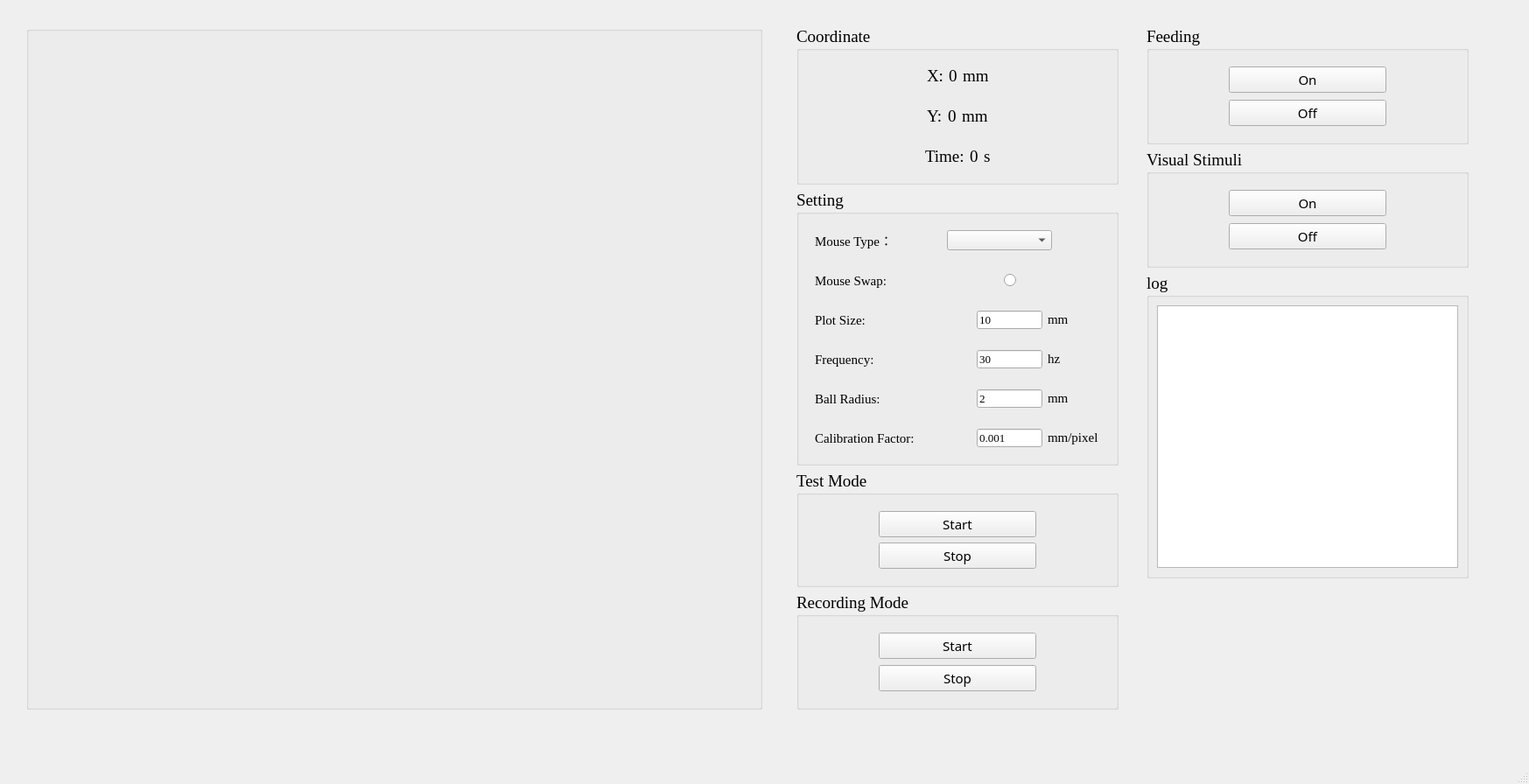
<?xml version="1.0" encoding="UTF-8"?>
<ui version="4.0">
 <class>MainWindow</class>
 <widget class="QMainWindow" name="MainWindow">
  <property name="geometry">
   <rect>
    <x>0</x>
    <y>0</y>
    <width>1747</width>
    <height>896</height>
   </rect>
  </property>
  <property name="font">
   <font>
    <family>Microsoft Himalaya</family>
    <pointsize>14</pointsize>
   </font>
  </property>
  <property name="mouseTracking">
   <bool>false</bool>
  </property>
  <property name="windowTitle">
   <string>MainWindow</string>
  </property>
  <widget class="QWidget" name="centralwidget">
   <widget class="QGroupBox" name="groupBox">
    <property name="geometry">
     <rect>
      <x>30</x>
      <y>30</y>
      <width>841</width>
      <height>781</height>
     </rect>
    </property>
    <property name="font">
     <font>
      <family>AcadEref</family>
      <pointsize>9</pointsize>
     </font>
    </property>
    <property name="title">
     <string/>
    </property>
   </widget>
   <widget class="QWidget" name="widget_3" native="true">
    <property name="geometry">
     <rect>
      <x>910</x>
      <y>30</y>
      <width>368</width>
      <height>781</height>
     </rect>
    </property>
    <layout class="QVBoxLayout" name="verticalLayout">
     <item>
      <widget class="QGroupBox" name="groupBox_5">
       <property name="font">
        <font>
         <family>Times New Roman</family>
         <pointsize>14</pointsize>
        </font>
       </property>
       <property name="title">
        <string>Coordinate</string>
       </property>
       <layout class="QVBoxLayout" name="verticalLayout_5">
        <item>
         <widget class="QWidget" name="widget" native="true">
          <layout class="QHBoxLayout" name="horizontalLayout">
           <item>
            <spacer name="horizontalSpacer_4">
             <property name="orientation">
              <enum>Qt::Horizontal</enum>
             </property>
             <property name="sizeHint" stdset="0">
              <size>
               <width>40</width>
               <height>20</height>
              </size>
             </property>
            </spacer>
           </item>
           <item>
            <widget class="QLabel" name="label_2">
             <property name="text">
              <string>X:</string>
             </property>
            </widget>
           </item>
           <item>
            <widget class="QLabel" name="x_display_label">
             <property name="font">
              <font>
               <family>Times New Roman</family>
               <pointsize>14</pointsize>
              </font>
             </property>
             <property name="text">
              <string>0</string>
             </property>
            </widget>
           </item>
           <item>
            <widget class="QLabel" name="label_8">
             <property name="text">
              <string>mm</string>
             </property>
            </widget>
           </item>
           <item>
            <spacer name="horizontalSpacer_9">
             <property name="orientation">
              <enum>Qt::Horizontal</enum>
             </property>
             <property name="sizeHint" stdset="0">
              <size>
               <width>40</width>
               <height>20</height>
              </size>
             </property>
            </spacer>
           </item>
          </layout>
         </widget>
        </item>
        <item>
         <widget class="QWidget" name="widget_2" native="true">
          <layout class="QHBoxLayout" name="horizontalLayout_2">
           <item>
            <spacer name="horizontalSpacer_6">
             <property name="orientation">
              <enum>Qt::Horizontal</enum>
             </property>
             <property name="sizeHint" stdset="0">
              <size>
               <width>40</width>
               <height>20</height>
              </size>
             </property>
            </spacer>
           </item>
           <item>
            <widget class="QLabel" name="label">
             <property name="text">
              <string>Y:</string>
             </property>
            </widget>
           </item>
           <item>
            <widget class="QLabel" name="y_display_label">
             <property name="font">
              <font>
               <family>Times New Roman</family>
               <pointsize>14</pointsize>
              </font>
             </property>
             <property name="text">
              <string>0</string>
             </property>
            </widget>
           </item>
           <item>
            <widget class="QLabel" name="label_9">
             <property name="text">
              <string>mm</string>
             </property>
            </widget>
           </item>
           <item>
            <spacer name="horizontalSpacer_2">
             <property name="orientation">
              <enum>Qt::Horizontal</enum>
             </property>
             <property name="sizeHint" stdset="0">
              <size>
               <width>40</width>
               <height>20</height>
              </size>
             </property>
            </spacer>
           </item>
          </layout>
         </widget>
        </item>
        <item>
         <widget class="QWidget" name="widget_12" native="true">
          <layout class="QHBoxLayout" name="horizontalLayout_11">
           <item>
            <spacer name="horizontalSpacer_16">
             <property name="orientation">
              <enum>Qt::Horizontal</enum>
             </property>
             <property name="sizeHint" stdset="0">
              <size>
               <width>40</width>
               <height>20</height>
              </size>
             </property>
            </spacer>
           </item>
           <item>
            <widget class="QLabel" name="label_10">
             <property name="text">
              <string>Time:</string>
             </property>
            </widget>
           </item>
           <item>
            <widget class="QLabel" name="time_display_label">
             <property name="font">
              <font>
               <family>Times New Roman</family>
               <pointsize>14</pointsize>
              </font>
             </property>
             <property name="text">
              <string>0</string>
             </property>
            </widget>
           </item>
           <item>
            <widget class="QLabel" name="label_11">
             <property name="text">
              <string>s</string>
             </property>
            </widget>
           </item>
           <item>
            <spacer name="horizontalSpacer_17">
             <property name="orientation">
              <enum>Qt::Horizontal</enum>
             </property>
             <property name="sizeHint" stdset="0">
              <size>
               <width>40</width>
               <height>20</height>
              </size>
             </property>
            </spacer>
           </item>
          </layout>
         </widget>
        </item>
       </layout>
      </widget>
     </item>
     <item>
      <widget class="QGroupBox" name="groupBox_2">
       <property name="font">
        <font>
         <family>Times New Roman</family>
         <pointsize>14</pointsize>
        </font>
       </property>
       <property name="title">
        <string>Setting</string>
       </property>
       <layout class="QVBoxLayout" name="verticalLayout_4">
        <item>
         <widget class="QWidget" name="widget_4" native="true">
          <layout class="QHBoxLayout" name="horizontalLayout_3">
           <item>
            <widget class="QLabel" name="mouse_type_label">
             <property name="font">
              <font>
               <family>Times New Roman</family>
               <pointsize>11</pointsize>
              </font>
             </property>
             <property name="text">
              <string>Mouse Type：</string>
             </property>
            </widget>
           </item>
           <item>
            <spacer name="horizontalSpacer_3">
             <property name="orientation">
              <enum>Qt::Horizontal</enum>
             </property>
             <property name="sizeHint" stdset="0">
              <size>
               <width>40</width>
               <height>20</height>
              </size>
             </property>
            </spacer>
           </item>
           <item>
            <widget class="QComboBox" name="mouse_type_combo">
             <property name="sizePolicy">
              <sizepolicy hsizetype="Fixed" vsizetype="Fixed">
               <horstretch>0</horstretch>
               <verstretch>0</verstretch>
              </sizepolicy>
             </property>
             <property name="minimumSize">
              <size>
               <width>120</width>
               <height>21</height>
              </size>
             </property>
             <property name="font">
              <font>
               <family>黑体</family>
               <pointsize>11</pointsize>
              </font>
             </property>
            </widget>
           </item>
           <item>
            <spacer name="horizontalSpacer_11">
             <property name="orientation">
              <enum>Qt::Horizontal</enum>
             </property>
             <property name="sizeHint" stdset="0">
              <size>
               <width>40</width>
               <height>20</height>
              </size>
             </property>
            </spacer>
           </item>
          </layout>
         </widget>
        </item>
        <item>
         <widget class="QWidget" name="widget_5" native="true">
          <layout class="QHBoxLayout" name="horizontalLayout_4">
           <item>
            <widget class="QLabel" name="mouse_swap_label">
             <property name="font">
              <font>
               <family>Times New Roman</family>
               <pointsize>11</pointsize>
              </font>
             </property>
             <property name="text">
              <string>Mouse Swap:</string>
             </property>
            </widget>
           </item>
           <item>
            <spacer name="horizontalSpacer">
             <property name="orientation">
              <enum>Qt::Horizontal</enum>
             </property>
             <property name="sizeHint" stdset="0">
              <size>
               <width>40</width>
               <height>20</height>
              </size>
             </property>
            </spacer>
           </item>
           <item>
            <widget class="QRadioButton" name="swap_button">
             <property name="sizePolicy">
              <sizepolicy hsizetype="Fixed" vsizetype="Fixed">
               <horstretch>0</horstretch>
               <verstretch>0</verstretch>
              </sizepolicy>
             </property>
             <property name="minimumSize">
              <size>
               <width>110</width>
               <height>21</height>
              </size>
             </property>
             <property name="maximumSize">
              <size>
               <width>75</width>
               <height>21</height>
              </size>
             </property>
             <property name="font">
              <font>
               <family>Times New Roman</family>
               <pointsize>11</pointsize>
              </font>
             </property>
             <property name="text">
              <string/>
             </property>
            </widget>
           </item>
          </layout>
         </widget>
        </item>
        <item>
         <widget class="QWidget" name="widget_13" native="true">
          <layout class="QHBoxLayout" name="horizontalLayout_12">
           <item>
            <widget class="QLabel" name="plot_size_label">
             <property name="font">
              <font>
               <family>Times New Roman</family>
               <pointsize>11</pointsize>
              </font>
             </property>
             <property name="text">
              <string>Plot Size:</string>
             </property>
            </widget>
           </item>
           <item>
            <spacer name="horizontalSpacer_18">
             <property name="orientation">
              <enum>Qt::Horizontal</enum>
             </property>
             <property name="sizeHint" stdset="0">
              <size>
               <width>40</width>
               <height>20</height>
              </size>
             </property>
            </spacer>
           </item>
           <item>
            <widget class="QLineEdit" name="plot_size_line">
             <property name="sizePolicy">
              <sizepolicy hsizetype="Fixed" vsizetype="Fixed">
               <horstretch>0</horstretch>
               <verstretch>0</verstretch>
              </sizepolicy>
             </property>
             <property name="minimumSize">
              <size>
               <width>75</width>
               <height>21</height>
              </size>
             </property>
             <property name="maximumSize">
              <size>
               <width>75</width>
               <height>21</height>
              </size>
             </property>
             <property name="font">
              <font>
               <family>Times New Roman</family>
               <pointsize>10</pointsize>
              </font>
             </property>
             <property name="mouseTracking">
              <bool>false</bool>
             </property>
             <property name="text">
              <string>10</string>
             </property>
            </widget>
           </item>
           <item>
            <widget class="QLabel" name="label_12">
             <property name="sizePolicy">
              <sizepolicy hsizetype="Fixed" vsizetype="Fixed">
               <horstretch>0</horstretch>
               <verstretch>0</verstretch>
              </sizepolicy>
             </property>
             <property name="minimumSize">
              <size>
               <width>60</width>
               <height>0</height>
              </size>
             </property>
             <property name="font">
              <font>
               <family>Times New Roman</family>
               <pointsize>11</pointsize>
              </font>
             </property>
             <property name="text">
              <string>mm</string>
             </property>
            </widget>
           </item>
          </layout>
         </widget>
        </item>
        <item>
         <widget class="QWidget" name="widget_9" native="true">
          <layout class="QHBoxLayout" name="horizontalLayout_8">
           <item>
            <widget class="QLabel" name="frequency_label">
             <property name="font">
              <font>
               <family>Times New Roman</family>
               <pointsize>11</pointsize>
              </font>
             </property>
             <property name="text">
              <string>Frequency:</string>
             </property>
            </widget>
           </item>
           <item>
            <spacer name="horizontalSpacer_10">
             <property name="orientation">
              <enum>Qt::Horizontal</enum>
             </property>
             <property name="sizeHint" stdset="0">
              <size>
               <width>40</width>
               <height>20</height>
              </size>
             </property>
            </spacer>
           </item>
           <item>
            <widget class="QLineEdit" name="frquency_line">
             <property name="sizePolicy">
              <sizepolicy hsizetype="Fixed" vsizetype="Fixed">
               <horstretch>0</horstretch>
               <verstretch>0</verstretch>
              </sizepolicy>
             </property>
             <property name="minimumSize">
              <size>
               <width>75</width>
               <height>21</height>
              </size>
             </property>
             <property name="maximumSize">
              <size>
               <width>75</width>
               <height>21</height>
              </size>
             </property>
             <property name="font">
              <font>
               <family>Times New Roman</family>
               <pointsize>10</pointsize>
              </font>
             </property>
             <property name="mouseTracking">
              <bool>false</bool>
             </property>
             <property name="text">
              <string>30</string>
             </property>
            </widget>
           </item>
           <item>
            <widget class="QLabel" name="label_3">
             <property name="sizePolicy">
              <sizepolicy hsizetype="Fixed" vsizetype="Fixed">
               <horstretch>0</horstretch>
               <verstretch>0</verstretch>
              </sizepolicy>
             </property>
             <property name="minimumSize">
              <size>
               <width>60</width>
               <height>0</height>
              </size>
             </property>
             <property name="font">
              <font>
               <family>Times New Roman</family>
               <pointsize>11</pointsize>
              </font>
             </property>
             <property name="text">
              <string>hz</string>
             </property>
            </widget>
           </item>
          </layout>
         </widget>
        </item>
        <item>
         <widget class="QWidget" name="widget_8" native="true">
          <layout class="QHBoxLayout" name="horizontalLayout_7">
           <item>
            <widget class="QLabel" name="ball_radius_label">
             <property name="font">
              <font>
               <family>Times New Roman</family>
               <pointsize>11</pointsize>
              </font>
             </property>
             <property name="text">
              <string>Ball Radius:</string>
             </property>
            </widget>
           </item>
           <item>
            <spacer name="horizontalSpacer_8">
             <property name="orientation">
              <enum>Qt::Horizontal</enum>
             </property>
             <property name="sizeHint" stdset="0">
              <size>
               <width>40</width>
               <height>20</height>
              </size>
             </property>
            </spacer>
           </item>
           <item>
            <widget class="QLineEdit" name="ball_radius_line">
             <property name="sizePolicy">
              <sizepolicy hsizetype="Fixed" vsizetype="Fixed">
               <horstretch>0</horstretch>
               <verstretch>0</verstretch>
              </sizepolicy>
             </property>
             <property name="minimumSize">
              <size>
               <width>75</width>
               <height>21</height>
              </size>
             </property>
             <property name="maximumSize">
              <size>
               <width>75</width>
               <height>21</height>
              </size>
             </property>
             <property name="font">
              <font>
               <family>Times New Roman</family>
               <pointsize>10</pointsize>
              </font>
             </property>
             <property name="mouseTracking">
              <bool>false</bool>
             </property>
             <property name="text">
              <string>2</string>
             </property>
            </widget>
           </item>
           <item>
            <widget class="QLabel" name="label_4">
             <property name="sizePolicy">
              <sizepolicy hsizetype="Fixed" vsizetype="Fixed">
               <horstretch>0</horstretch>
               <verstretch>0</verstretch>
              </sizepolicy>
             </property>
             <property name="minimumSize">
              <size>
               <width>60</width>
               <height>18</height>
              </size>
             </property>
             <property name="maximumSize">
              <size>
               <width>60</width>
               <height>18</height>
              </size>
             </property>
             <property name="font">
              <font>
               <family>Times New Roman</family>
               <pointsize>11</pointsize>
              </font>
             </property>
             <property name="text">
              <string>mm</string>
             </property>
            </widget>
           </item>
          </layout>
         </widget>
        </item>
        <item>
         <widget class="QWidget" name="widget_6" native="true">
          <layout class="QHBoxLayout" name="horizontalLayout_5">
           <item>
            <widget class="QLabel" name="calib_factor_label">
             <property name="font">
              <font>
               <family>Times New Roman</family>
               <pointsize>11</pointsize>
              </font>
             </property>
             <property name="text">
              <string>Calibration Factor:</string>
             </property>
            </widget>
           </item>
           <item>
            <spacer name="horizontalSpacer_5">
             <property name="orientation">
              <enum>Qt::Horizontal</enum>
             </property>
             <property name="sizeHint" stdset="0">
              <size>
               <width>40</width>
               <height>20</height>
              </size>
             </property>
            </spacer>
           </item>
           <item>
            <widget class="QLabel" name="label_5">
             <property name="font">
              <font>
               <family>Times New Roman</family>
               <pointsize>10</pointsize>
              </font>
             </property>
             <property name="text">
              <string/>
             </property>
            </widget>
           </item>
           <item>
            <widget class="QLineEdit" name="calib_factor_line">
             <property name="sizePolicy">
              <sizepolicy hsizetype="Fixed" vsizetype="Fixed">
               <horstretch>0</horstretch>
               <verstretch>0</verstretch>
              </sizepolicy>
             </property>
             <property name="minimumSize">
              <size>
               <width>75</width>
               <height>21</height>
              </size>
             </property>
             <property name="maximumSize">
              <size>
               <width>75</width>
               <height>21</height>
              </size>
             </property>
             <property name="font">
              <font>
               <family>Times New Roman</family>
               <pointsize>10</pointsize>
              </font>
             </property>
             <property name="mouseTracking">
              <bool>false</bool>
             </property>
             <property name="text">
              <string>0.001</string>
             </property>
            </widget>
           </item>
           <item>
            <widget class="QLabel" name="label_6">
             <property name="sizePolicy">
              <sizepolicy hsizetype="Fixed" vsizetype="Fixed">
               <horstretch>0</horstretch>
               <verstretch>0</verstretch>
              </sizepolicy>
             </property>
             <property name="minimumSize">
              <size>
               <width>60</width>
               <height>18</height>
              </size>
             </property>
             <property name="maximumSize">
              <size>
               <width>60</width>
               <height>18</height>
              </size>
             </property>
             <property name="font">
              <font>
               <family>Times New Roman</family>
               <pointsize>11</pointsize>
              </font>
             </property>
             <property name="text">
              <string>mm/pixel</string>
             </property>
            </widget>
           </item>
          </layout>
         </widget>
        </item>
       </layout>
      </widget>
     </item>
     <item>
      <widget class="QGroupBox" name="groupBox_3">
       <property name="font">
        <font>
         <family>Times New Roman</family>
         <pointsize>14</pointsize>
        </font>
       </property>
       <property name="title">
        <string>Test Mode</string>
       </property>
       <layout class="QHBoxLayout" name="horizontalLayout_9">
        <item>
         <spacer name="horizontalSpacer_12">
          <property name="orientation">
           <enum>Qt::Horizontal</enum>
          </property>
          <property name="sizeHint" stdset="0">
           <size>
            <width>40</width>
            <height>20</height>
           </size>
          </property>
         </spacer>
        </item>
        <item>
         <widget class="QWidget" name="widget_10" native="true">
          <layout class="QVBoxLayout" name="verticalLayout_6">
           <item>
            <widget class="QPushButton" name="test_start_button">
             <property name="sizePolicy">
              <sizepolicy hsizetype="Preferred" vsizetype="Fixed">
               <horstretch>0</horstretch>
               <verstretch>0</verstretch>
              </sizepolicy>
             </property>
             <property name="minimumSize">
              <size>
               <width>180</width>
               <height>30</height>
              </size>
             </property>
             <property name="font">
              <font>
               <family>AcadEref</family>
               <pointsize>11</pointsize>
              </font>
             </property>
             <property name="text">
              <string>Start</string>
             </property>
            </widget>
           </item>
           <item>
            <spacer name="verticalSpacer">
             <property name="orientation">
              <enum>Qt::Vertical</enum>
             </property>
             <property name="sizeHint" stdset="0">
              <size>
               <width>20</width>
               <height>40</height>
              </size>
             </property>
            </spacer>
           </item>
           <item>
            <widget class="QPushButton" name="test_stop_button">
             <property name="enabled">
              <bool>true</bool>
             </property>
             <property name="minimumSize">
              <size>
               <width>0</width>
               <height>30</height>
              </size>
             </property>
             <property name="font">
              <font>
               <family>AcadEref</family>
               <pointsize>11</pointsize>
              </font>
             </property>
             <property name="text">
              <string>Stop</string>
             </property>
             <property name="iconSize">
              <size>
               <width>16</width>
               <height>16</height>
              </size>
             </property>
            </widget>
           </item>
          </layout>
         </widget>
        </item>
        <item>
         <spacer name="horizontalSpacer_13">
          <property name="orientation">
           <enum>Qt::Horizontal</enum>
          </property>
          <property name="sizeHint" stdset="0">
           <size>
            <width>40</width>
            <height>20</height>
           </size>
          </property>
         </spacer>
        </item>
       </layout>
      </widget>
     </item>
     <item>
      <widget class="QGroupBox" name="groupBox_4">
       <property name="font">
        <font>
         <family>Times New Roman</family>
         <pointsize>14</pointsize>
        </font>
       </property>
       <property name="title">
        <string>Recording Mode</string>
       </property>
       <layout class="QHBoxLayout" name="horizontalLayout_10">
        <item>
         <spacer name="horizontalSpacer_14">
          <property name="orientation">
           <enum>Qt::Horizontal</enum>
          </property>
          <property name="sizeHint" stdset="0">
           <size>
            <width>40</width>
            <height>20</height>
           </size>
          </property>
         </spacer>
        </item>
        <item>
         <widget class="QWidget" name="widget_11" native="true">
          <layout class="QVBoxLayout" name="verticalLayout_2">
           <item>
            <widget class="QPushButton" name="record_start_button">
             <property name="minimumSize">
              <size>
               <width>180</width>
               <height>30</height>
              </size>
             </property>
             <property name="maximumSize">
              <size>
               <width>150</width>
               <height>16777215</height>
              </size>
             </property>
             <property name="font">
              <font>
               <family>AcadEref</family>
               <pointsize>11</pointsize>
              </font>
             </property>
             <property name="text">
              <string>Start</string>
             </property>
            </widget>
           </item>
           <item>
            <spacer name="verticalSpacer_2">
             <property name="orientation">
              <enum>Qt::Vertical</enum>
             </property>
             <property name="sizeHint" stdset="0">
              <size>
               <width>20</width>
               <height>40</height>
              </size>
             </property>
            </spacer>
           </item>
           <item>
            <widget class="QPushButton" name="record_stop_button">
             <property name="minimumSize">
              <size>
               <width>0</width>
               <height>30</height>
              </size>
             </property>
             <property name="font">
              <font>
               <family>AcadEref</family>
               <pointsize>11</pointsize>
              </font>
             </property>
             <property name="text">
              <string>Stop</string>
             </property>
            </widget>
           </item>
          </layout>
         </widget>
        </item>
        <item>
         <spacer name="horizontalSpacer_15">
          <property name="orientation">
           <enum>Qt::Horizontal</enum>
          </property>
          <property name="sizeHint" stdset="0">
           <size>
            <width>40</width>
            <height>20</height>
           </size>
          </property>
         </spacer>
        </item>
       </layout>
      </widget>
     </item>
    </layout>
   </widget>
   <widget class="QWidget" name="widget_7" native="true">
    <property name="geometry">
     <rect>
      <x>1310</x>
      <y>30</y>
      <width>368</width>
      <height>631</height>
     </rect>
    </property>
    <layout class="QVBoxLayout" name="verticalLayout_3">
     <item>
      <widget class="QGroupBox" name="groupBox_6">
       <property name="font">
        <font>
         <family>Times New Roman</family>
         <pointsize>14</pointsize>
        </font>
       </property>
       <property name="title">
        <string>Feeding</string>
       </property>
       <layout class="QHBoxLayout" name="horizontalLayout_14">
        <item>
         <spacer name="horizontalSpacer_21">
          <property name="orientation">
           <enum>Qt::Horizontal</enum>
          </property>
          <property name="sizeHint" stdset="0">
           <size>
            <width>40</width>
            <height>20</height>
           </size>
          </property>
         </spacer>
        </item>
        <item>
         <widget class="QWidget" name="widget_15" native="true">
          <layout class="QVBoxLayout" name="verticalLayout_7">
           <item>
            <widget class="QPushButton" name="feeding_on_button">
             <property name="sizePolicy">
              <sizepolicy hsizetype="Preferred" vsizetype="Fixed">
               <horstretch>0</horstretch>
               <verstretch>0</verstretch>
              </sizepolicy>
             </property>
             <property name="minimumSize">
              <size>
               <width>180</width>
               <height>30</height>
              </size>
             </property>
             <property name="font">
              <font>
               <family>AcadEref</family>
               <pointsize>11</pointsize>
              </font>
             </property>
             <property name="text">
              <string>On</string>
             </property>
            </widget>
           </item>
           <item>
            <spacer name="verticalSpacer_3">
             <property name="orientation">
              <enum>Qt::Vertical</enum>
             </property>
             <property name="sizeHint" stdset="0">
              <size>
               <width>20</width>
               <height>40</height>
              </size>
             </property>
            </spacer>
           </item>
           <item>
            <widget class="QPushButton" name="feeding_off_button">
             <property name="enabled">
              <bool>true</bool>
             </property>
             <property name="minimumSize">
              <size>
               <width>0</width>
               <height>30</height>
              </size>
             </property>
             <property name="font">
              <font>
               <family>AcadEref</family>
               <pointsize>11</pointsize>
              </font>
             </property>
             <property name="text">
              <string>Off</string>
             </property>
             <property name="iconSize">
              <size>
               <width>16</width>
               <height>16</height>
              </size>
             </property>
            </widget>
           </item>
          </layout>
         </widget>
        </item>
        <item>
         <spacer name="horizontalSpacer_22">
          <property name="orientation">
           <enum>Qt::Horizontal</enum>
          </property>
          <property name="sizeHint" stdset="0">
           <size>
            <width>40</width>
            <height>20</height>
           </size>
          </property>
         </spacer>
        </item>
       </layout>
      </widget>
     </item>
     <item>
      <widget class="QGroupBox" name="groupBox_7">
       <property name="font">
        <font>
         <family>Times New Roman</family>
         <pointsize>14</pointsize>
        </font>
       </property>
       <property name="title">
        <string>Visual Stimuli</string>
       </property>
       <layout class="QHBoxLayout" name="horizontalLayout_15">
        <item>
         <spacer name="horizontalSpacer_23">
          <property name="orientation">
           <enum>Qt::Horizontal</enum>
          </property>
          <property name="sizeHint" stdset="0">
           <size>
            <width>40</width>
            <height>20</height>
           </size>
          </property>
         </spacer>
        </item>
        <item>
         <widget class="QWidget" name="widget_16" native="true">
          <layout class="QVBoxLayout" name="verticalLayout_8">
           <item>
            <widget class="QPushButton" name="vs_on_button">
             <property name="sizePolicy">
              <sizepolicy hsizetype="Preferred" vsizetype="Fixed">
               <horstretch>0</horstretch>
               <verstretch>0</verstretch>
              </sizepolicy>
             </property>
             <property name="minimumSize">
              <size>
               <width>180</width>
               <height>30</height>
              </size>
             </property>
             <property name="font">
              <font>
               <family>AcadEref</family>
               <pointsize>11</pointsize>
              </font>
             </property>
             <property name="text">
              <string>On</string>
             </property>
            </widget>
           </item>
           <item>
            <spacer name="verticalSpacer_4">
             <property name="orientation">
              <enum>Qt::Vertical</enum>
             </property>
             <property name="sizeHint" stdset="0">
              <size>
               <width>20</width>
               <height>40</height>
              </size>
             </property>
            </spacer>
           </item>
           <item>
            <widget class="QPushButton" name="vs_off_button">
             <property name="enabled">
              <bool>true</bool>
             </property>
             <property name="minimumSize">
              <size>
               <width>0</width>
               <height>30</height>
              </size>
             </property>
             <property name="font">
              <font>
               <family>AcadEref</family>
               <pointsize>11</pointsize>
              </font>
             </property>
             <property name="text">
              <string>Off</string>
             </property>
             <property name="iconSize">
              <size>
               <width>16</width>
               <height>16</height>
              </size>
             </property>
            </widget>
           </item>
          </layout>
         </widget>
        </item>
        <item>
         <spacer name="horizontalSpacer_24">
          <property name="orientation">
           <enum>Qt::Horizontal</enum>
          </property>
          <property name="sizeHint" stdset="0">
           <size>
            <width>40</width>
            <height>20</height>
           </size>
          </property>
         </spacer>
        </item>
       </layout>
      </widget>
     </item>
     <item>
      <widget class="QGroupBox" name="groupBox_8">
       <property name="font">
        <font>
         <family>Times New Roman</family>
         <pointsize>14</pointsize>
         <weight>50</weight>
         <bold>false</bold>
        </font>
       </property>
       <property name="title">
        <string>log</string>
       </property>
       <layout class="QHBoxLayout" name="horizontalLayout_6">
        <item>
         <widget class="QTextEdit" name="logtext">
          <property name="sizePolicy">
           <sizepolicy hsizetype="Expanding" vsizetype="Fixed">
            <horstretch>0</horstretch>
            <verstretch>0</verstretch>
           </sizepolicy>
          </property>
          <property name="minimumSize">
           <size>
            <width>0</width>
            <height>300</height>
           </size>
          </property>
         </widget>
        </item>
       </layout>
      </widget>
     </item>
    </layout>
   </widget>
  </widget>
  <widget class="QMenuBar" name="menubar">
   <property name="geometry">
    <rect>
     <x>0</x>
     <y>0</y>
     <width>1747</width>
     <height>30</height>
    </rect>
   </property>
  </widget>
  <widget class="QStatusBar" name="statusbar"/>
 </widget>
 <resources/>
 <connections/>
</ui>
